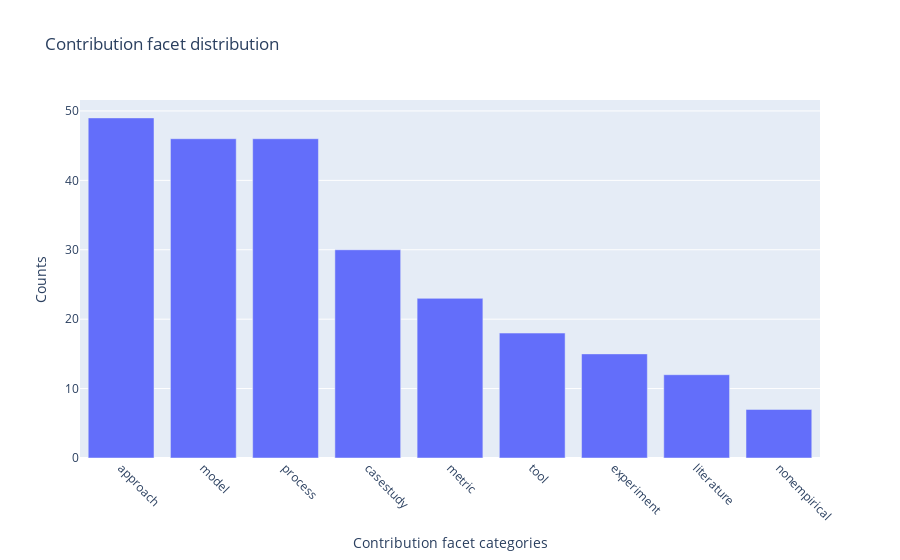

The notebook cell saved with this chart:
### Code cell
fig = px.bar(
    df.cont.str.split(',').explode().value_counts(),
    y='cont',
    title='Contribution facet distribution')

fig.update_layout(
    xaxis=dict(tickangle=45, title='Contribution facet categories'),
    yaxis=dict(title='Counts')
)

fig.show()

### Figure 1 — Plotly figure (JSON) as saved in the notebook; plotly's stock layout.template omitted (floating-point values rounded to 4 significant figures)
{"data": [{"alignmentgroup": "True", "hovertemplate": "index=%{x}<br>cont=%{y}<extra></extra>", "legendgroup": "", "marker": {"color": "#636efa", "pattern": {"shape": ""}}, "name": "", "offsetgroup": "", "orientation": "v", "showlegend": false, "textposition": "auto", "type": "bar", "x": ["approach", "model", "process", "casestudy", "metric", "tool", "experiment", "literature", "nonempirical"], "xaxis": "x", "y": [49, 46, 46, 30, 23, 18, 15, 12, 7], "yaxis": "y"}], "layout": {"barmode": "relative", "legend": {"tracegroupgap": 0}, "title": {"text": "Contribution facet distribution"}, "xaxis": {"anchor": "y", "domain": [0, 1], "tickangle": 45, "title": {"text": "Contribution facet categories"}}, "yaxis": {"anchor": "x", "domain": [0, 1], "title": {"text": "Counts"}}}}
